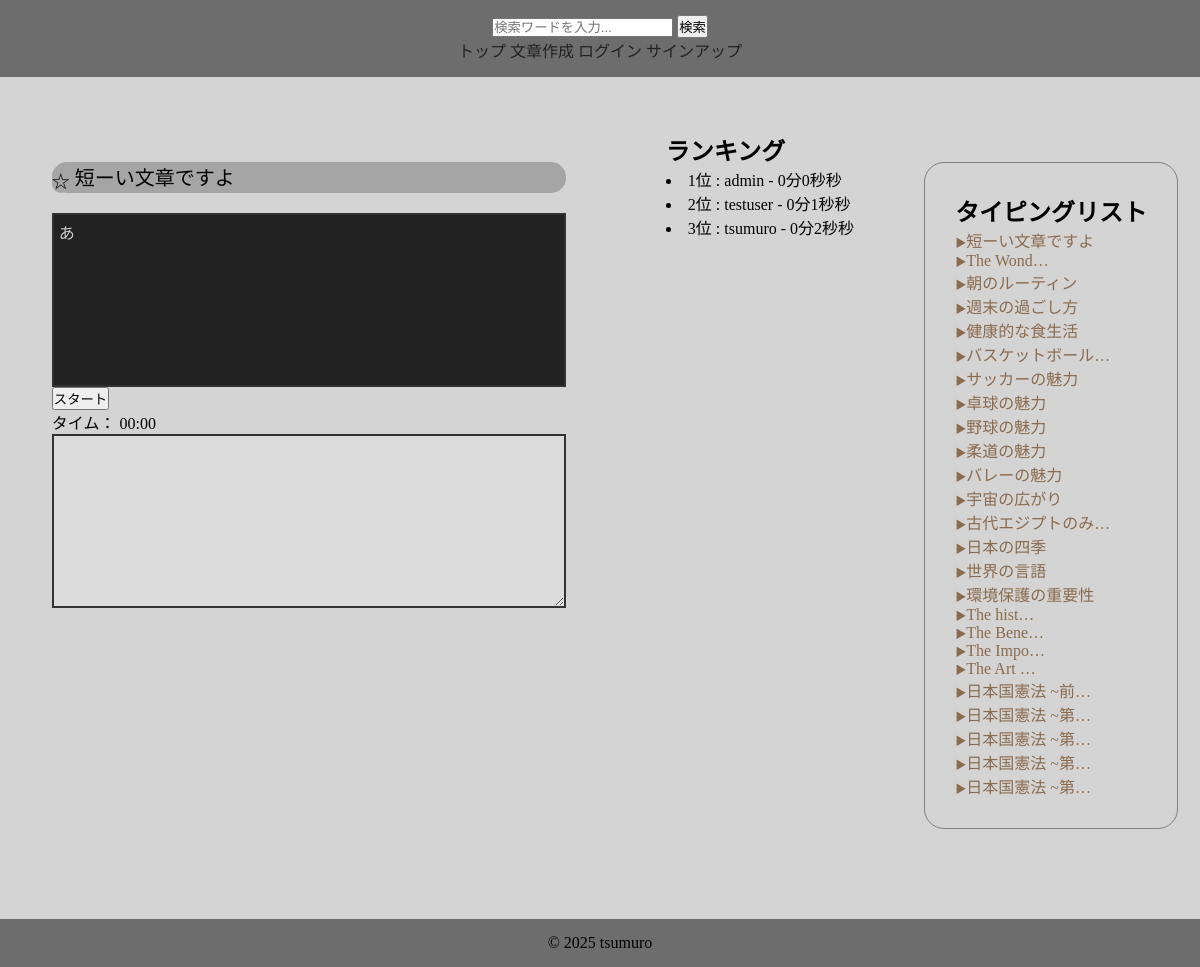
The app's page /16/ with its own data.
### contentapp/models.py (models this page shows, shortened)
class Content(models.Model):
    user = models.ForeignKey(
        settings.AUTH_USER_MODEL,
        on_delete=models.SET_NULL,
        null=True,
        blank=True
    )
    title = models.CharField(max_length=50, unique=True)
    sentence = models.TextField()
    category = models.ForeignKey(
        Category,
        on_delete=models.SET_NULL,
        null=True,
        blank=True,
    )
    is_public = models.BooleanField(default=True)
    play_count = models.IntegerField(default=0)
    created_at = models.DateTimeField(auto_now_add=True)

### typingapp/models.py (models this page shows, shortened)
class History(models.Model):
    user = models.ForeignKey(CustomUser, on_delete=models.CASCADE)
    title = models.ForeignKey(Content, on_delete=models.CASCADE)
    typing_time = models.IntegerField()

### accounts/models.py (models this page shows)
class CustomUser(AbstractUser):
    pass

### typingapp/views.py (the view, shortened to what this page needs)
# urls.py: path('<int:pk>/', views.IndexView.as_view(), name='typing'),
class IndexView(generic.DetailView):
    model = Content
    template_name = "index.html"
    context_object_name = "content_object"
    def get_object(self, queryset=None):
        pk = self.kwargs.get("pk", 1)
        return Content.objects.get(pk=pk)
    def get_context_data(self, **kwargs):
        context = super().get_context_data(**kwargs)
        pk = self.kwargs['pk']
        content = Content.objects.get(pk=pk)
        if self.request.user.is_authenticated:
            is_favorite = Favorite.objects.filter(user=self.request.user, title=content).exists()
        else:
            is_favorite = False
        context['is_favorite'] = is_favorite
        context['content_list'] = Content.objects.filter(is_public=True).order_by('-play_count')
        context['ranking_list'] = History.objects.filter(title__title=self.object.title).order_by("typing_time")
        return context

### templatetags/custom_filters.py (called while the page is built)
@register.filter
def format_duration(seconds):
    minutes = seconds // 60
    remaining_seconds = seconds % 60
    return f"{minutes}分{remaining_seconds}秒"

### typingapp/templates/index.html (shortened to what this page needs)
{% extends "base.html" %}
{% load custom_filters %}
{% load static %}
{% block contents %}
<div class="index-content">
    <div class="typing-content">
        <div id="title">
            <form method="POST">
                <p>
                    {% if is_favorite %}
                    <input type="hidden" name="action" value="delete_favorite">
                    <button id="favorite-button" type="submit">★</button>
                    {% else %}
                    <button id="favorite-button" type="submit">☆</button>
                    {% endif %}
                    {{ content_object.title }}
                </p>
            </form>
        </div>
        <div id="target-sentence">{{ content_object.sentence }}</div>
        <br>
        <button id="start-button">スタート</button>
        <div id="timer">タイム： 00:00</div>
        <textarea id="typing-input" disabled></textarea>
    </div>
    <div class="ranking_list">
        <h2>ランキング</h2>
        {% for ranking in ranking_list %}
            <li>{{ forloop.counter }}位 : {{ ranking.user }} - {{ ranking.typing_time|format_duration }}秒</li>
        {% empty %}
            <p>まだランキングがありません</p>
        {% endfor %}
    </div>
    <div class="content-list">
        <h2>タイピングリスト</h2>
        {% for content in content_list %}
        <li><a href="{% url "typingapp:typing" content.pk %}">{{ content.title|truncatechars:9 }}</a></li>
        {% endfor %}
    </div>
</div>
{% endblock  %}

### typingproject/static/css/style.css (style rules this page uses)
#target-sentence { white-space: pre-wrap; display: inline-block; }
* { margin: 0; padding: 0; }
html, body { height: 100%; margin: 0; padding: 0; background-color: #d4d4d4; }
.index-content { display: flex; justify-content: center; gap: 70px; }
.typing-content, .content-list { display: inline-block; padding: 30px; }
.content-list { margin-top: 30px; list-style: none; border: solid gray 1px; border-radius: 20px; }
.content-list li { word-wrap: break-word; overflow-wrap: break-word; white-space: pre-wrap; max-width: 250px; }
.content-list a, .mypage-list a { text-decoration: none; color: #8b6b4e; transition: color 0.3s ease, opacity 0.3s ease; }
.content-list li::before, .mypage-list li::before { content: "▶"; color: #8b6b4e; font-size: 0.7rem; }
#title { background-color: #a5a5a5; margin-bottom: 20px; border-radius: 15px; font-size: 20px; }
#target-sentence, #typing-input { min-width: 500px; min-height: 20vh; border: 2px solid #333333; padding: 5px; }
#target-sentence { background-color: #222222; color: #d1d1d1; }
#favorite-button { border: none; background-color: #a5a5a5; border-radius: 100px; font-size: 18px; vertical-align: middle; }

### records on screen
Content: title "短ーい文章ですよ"
History: user "admin", typing_time "0分0秒"
History: user "testuser", typing_time "0分1秒"
History: user "tsumuro", typing_time "0分2秒"
Content: title "The Wond…"
Content: title "朝のルーティン"
Content: title "週末の過ごし方"
Content: title "健康的な食生活"
Content: title "バスケットボール…"
Content: title "サッカーの魅力"
Content: title "卓球の魅力"
Content: title "野球の魅力"
Content: title "柔道の魅力"
Content: title "バレーの魅力"
Content: title "宇宙の広がり"
Content: title "古代エジプトのみ…"
Content: title "日本の四季"
Content: title "世界の言語"
Content: title "環境保護の重要性"
Content: title "The hist…"
Content: title "The Bene…"
Content: title "The Impo…"
Content: title "The Art …"
Content: title "日本国憲法 ~前…"
Content: title "日本国憲法 ~第…"
Content: title "日本国憲法 ~第…"
Content: title "日本国憲法 ~第…"
Content: title "日本国憲法 ~第…"
